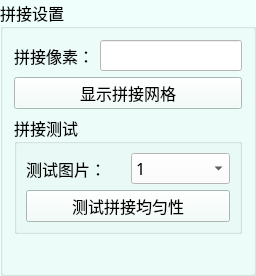
         <widget class="QGroupBox" name="groupBox_2">
          <property name="palette">
           <palette>
            <active>
             <colorrole role="Button">
              <brush brushstyle="SolidPattern">
               <color alpha="255">
                <red>239</red>
                <green>255</green>
                <blue>251</blue>
               </color>
              </brush>
             </colorrole>
             <colorrole role="Text">
              <brush brushstyle="SolidPattern">
               <color alpha="255">
                <red>0</red>
                <green>85</green>
                <blue>0</blue>
               </color>
              </brush>
             </colorrole>
             <colorrole role="Base">
              <brush brushstyle="SolidPattern">
               <color alpha="255">
                <red>239</red>
                <green>255</green>
                <blue>251</blue>
               </color>
              </brush>
             </colorrole>
             <colorrole role="Window">
              <brush brushstyle="SolidPattern">
               <color alpha="255">
                <red>239</red>
                <green>255</green>
                <blue>251</blue>
               </color>
              </brush>
             </colorrole>
             <colorrole role="PlaceholderText">
              <brush brushstyle="SolidPattern">
               <color alpha="128">
                <red>0</red>
                <green>85</green>
                <blue>0</blue>
               </color>
              </brush>
             </colorrole>
            </active>
            <inactive>
             <colorrole role="Button">
              <brush brushstyle="SolidPattern">
               <color alpha="255">
                <red>239</red>
                <green>255</green>
                <blue>251</blue>
               </color>
              </brush>
             </colorrole>
             <colorrole role="Text">
              <brush brushstyle="SolidPattern">
               <color alpha="255">
                <red>0</red>
                <green>85</green>
                <blue>0</blue>
               </color>
              </brush>
             </colorrole>
             <colorrole role="Base">
              <brush brushstyle="SolidPattern">
               <color alpha="255">
                <red>239</red>
                <green>255</green>
                <blue>251</blue>
               </color>
              </brush>
             </colorrole>
             <colorrole role="Window">
              <brush brushstyle="SolidPattern">
               <color alpha="255">
                <red>239</red>
                <green>255</green>
                <blue>251</blue>
               </color>
              </brush>
             </colorrole>
             <colorrole role="PlaceholderText">
              <brush brushstyle="SolidPattern">
               <color alpha="128">
                <red>0</red>
                <green>85</green>
                <blue>0</blue>
               </color>
              </brush>
             </colorrole>
            </inactive>
            <disabled>
             <colorrole role="Button">
              <brush brushstyle="SolidPattern">
               <color alpha="255">
                <red>239</red>
                <green>255</green>
                <blue>251</blue>
               </color>
              </brush>
             </colorrole>
             <colorrole role="Text">
              <brush brushstyle="SolidPattern">
               <color alpha="255">
                <red>120</red>
                <green>120</green>
                <blue>120</blue>
               </color>
              </brush>
             </colorrole>
             <colorrole role="Base">
              <brush brushstyle="SolidPattern">
               <color alpha="255">
                <red>239</red>
                <green>255</green>
                <blue>251</blue>
               </color>
              </brush>
             </colorrole>
             <colorrole role="Window">
              <brush brushstyle="SolidPattern">
               <color alpha="255">
                <red>239</red>
                <green>255</green>
                <blue>251</blue>
               </color>
              </brush>
             </colorrole>
             <colorrole role="PlaceholderText">
              <brush brushstyle="SolidPattern">
               <color alpha="128">
                <red>0</red>
                <green>0</green>
                <blue>0</blue>
               </color>
              </brush>
             </colorrole>
            </disabled>
           </palette>
          </property>
          <property name="font">
           <font>
            <family>新宋体</family>
            <pointsize>12</pointsize>
           </font>
          </property>
          <property name="title">
           <string>拼接设置</string>
          </property>
          <layout class="QVBoxLayout" name="verticalLayout_14" stretch="1,2,2,12">
           <item>
            <layout class="QHBoxLayout" name="horizontalLayout_15">
             <item>
              <widget class="QLabel" name="label_10">
               <property name="font">
                <font>
                 <family>新宋体</family>
                 <pointsize>12</pointsize>
                </font>
               </property>
               <property name="text">
                <string>拼接像素：</string>
               </property>
              </widget>
             </item>
             <item>
              <widget class="QLineEdit" name="lineEdit_connect_pixel">
               <property name="font">
                <font>
                 <family>新宋体</family>
                 <pointsize>12</pointsize>
                </font>
               </property>
               <property name="styleSheet">
                <string notr="true">background-color: rgb(255, 255, 255);</string>
               </property>
               <property name="alignment">
                <set>Qt::AlignCenter</set>
               </property>
              </widget>
             </item>
            </layout>
           </item>
           <item>
            <widget class="QPushButton" name="btn_show_grating">
             <property name="font">
              <font>
               <family>新宋体</family>
               <pointsize>12</pointsize>
              </font>
             </property>
             <property name="text">
              <string>显示拼接网格</string>
             </property>
            </widget>
           </item>
           <item>
            <widget class="QGroupBox" name="groupBox_8">
             <property name="palette">
              <palette>
               <active>
                <colorrole role="Button">
                 <brush brushstyle="SolidPattern">
                  <color alpha="255">
                   <red>239</red>
                   <green>255</green>
                   <blue>251</blue>
                  </color>
                 </brush>
                </colorrole>
                <colorrole role="Text">
                 <brush brushstyle="SolidPattern">
                  <color alpha="255">
                   <red>170</red>
                   <green>0</green>
                   <blue>0</blue>
                  </color>
                 </brush>
                </colorrole>
                <colorrole role="Base">
                 <brush brushstyle="SolidPattern">
                  <color alpha="255">
                   <red>239</red>
                   <green>255</green>
                   <blue>251</blue>
                  </color>
                 </brush>
                </colorrole>
                <colorrole role="Window">
                 <brush brushstyle="SolidPattern">
                  <color alpha="255">
                   <red>239</red>
                   <green>255</green>
                   <blue>251</blue>
                  </color>
                 </brush>
                </colorrole>
                <colorrole role="PlaceholderText">
                 <brush brushstyle="SolidPattern">
                  <color alpha="128">
                   <red>170</red>
                   <green>0</green>
                   <blue>0</blue>
                  </color>
                 </brush>
                </colorrole>
               </active>
               <inactive>
                <colorrole role="Button">
                 <brush brushstyle="SolidPattern">
                  <color alpha="255">
                   <red>239</red>
                   <green>255</green>
                   <blue>251</blue>
                  </color>
                 </brush>
                </colorrole>
                <colorrole role="Text">
                 <brush brushstyle="SolidPattern">
                  <color alpha="255">
                   <red>170</red>
                   <green>0</green>
                   <blue>0</blue>
                  </color>
                 </brush>
                </colorrole>
                <colorrole role="Base">
                 <brush brushstyle="SolidPattern">
                  <color alpha="255">
                   <red>239</red>
                   <green>255</green>
                   <blue>251</blue>
                  </color>
                 </brush>
                </colorrole>
                <colorrole role="Window">
                 <brush brushstyle="SolidPattern">
                  <color alpha="255">
                   <red>239</red>
                   <green>255</green>
                   <blue>251</blue>
                  </color>
                 </brush>
                </colorrole>
                <colorrole role="PlaceholderText">
                 <brush brushstyle="SolidPattern">
                  <color alpha="128">
                   <red>170</red>
                   <green>0</green>
                   <blue>0</blue>
                  </color>
                 </brush>
                </colorrole>
               </inactive>
               <disabled>
                <colorrole role="Button">
                 <brush brushstyle="SolidPattern">
                  <color alpha="255">
                   <red>239</red>
                   <green>255</green>
                   <blue>251</blue>
                  </color>
                 </brush>
                </colorrole>
                <colorrole role="Text">
                 <brush brushstyle="SolidPattern">
                  <color alpha="255">
                   <red>120</red>
                   <green>120</green>
                   <blue>120</blue>
                  </color>
                 </brush>
                </colorrole>
                <colorrole role="Base">
                 <brush brushstyle="SolidPattern">
                  <color alpha="255">
                   <red>239</red>
                   <green>255</green>
                   <blue>251</blue>
                  </color>
                 </brush>
                </colorrole>
                <colorrole role="Window">
                 <brush brushstyle="SolidPattern">
                  <color alpha="255">
                   <red>239</red>
                   <green>255</green>
                   <blue>251</blue>
                  </color>
                 </brush>
                </colorrole>
                <colorrole role="PlaceholderText">
                 <brush brushstyle="SolidPattern">
                  <color alpha="128">
                   <red>0</red>
                   <green>0</green>
                   <blue>0</blue>
                  </color>
                 </brush>
                </colorrole>
               </disabled>
              </palette>
             </property>
             <property name="font">
              <font>
               <family>新宋体</family>
               <pointsize>12</pointsize>
              </font>
             </property>
             <property name="title">
              <string>拼接测试</string>
             </property>
             <layout class="QVBoxLayout" name="verticalLayout_15">
              <item>
               <layout class="QHBoxLayout" name="horizontalLayout_18">
                <item>
                 <widget class="QLabel" name="label_26">
                  <property name="font">
                   <font>
                    <family>新宋体</family>
                    <pointsize>12</pointsize>
                   </font>
                  </property>
                  <property name="text">
                   <string>测试图片：</string>
                  </property>
                 </widget>
                </item>
                <item>
                 <widget class="QComboBox" name="comboBox_homogeneity_test">
                  <property name="font">
                   <font>
                    <family>新宋体</family>
                    <pointsize>12</pointsize>
                   </font>
                  </property>
                  <property name="styleSheet">
                   <string notr="true">background-color: rgb(255, 255, 255);
color: rgb(0, 0, 0);</string>
                  </property>
                  <item>
                   <property name="text">
                    <string>1</string>
                   </property>
                  </item>
                  <item>
                   <property name="text">
                    <string>2</string>
                   </property>
                  </item>
                  <item>
                   <property name="text">
                    <string>3</string>
                   </property>
                  </item>
                  <item>
                   <property name="text">
                    <string>4</string>
                   </property>
                  </item>
                  <item>
                   <property name="text">
                    <string>5</string>
                   </property>
                  </item>
                  <item>
                   <property name="text">
                    <string>6</string>
                   </property>
                  </item>
                  <item>
                   <property name="text">
                    <string>7</string>
                   </property>
                  </item>
                  <item>
                   <property name="text">
                    <string>8</string>
                   </property>
                  </item>
                  <item>
                   <property name="text">
                    <string>9</string>
                   </property>
                  </item>
                  <item>
                   <property name="text">
                    <string>10</string>
                   </property>
                  </item>
                 </widget>
                </item>
               </layout>
              </item>
              <item>
               <widget class="QPushButton" name="btn_homogeneity_test">
                <property name="font">
                 <font>
                  <family>新宋体</family>
                  <pointsize>12</pointsize>
                 </font>
                </property>
                <property name="text">
                 <string>测试拼接均匀性</string>
                </property>
               </widget>
              </item>
             </layout>
            </widget>
           </item>
           <item>
            <layout class="QVBoxLayout" name="verticalLayout_17">
             <item>
              <widget class="QLabel" name="label_83">
               <property name="text">
                <string/>
               </property>
              </widget>
             </item>
            </layout>
           </item>
          </layout>
         </widget>
